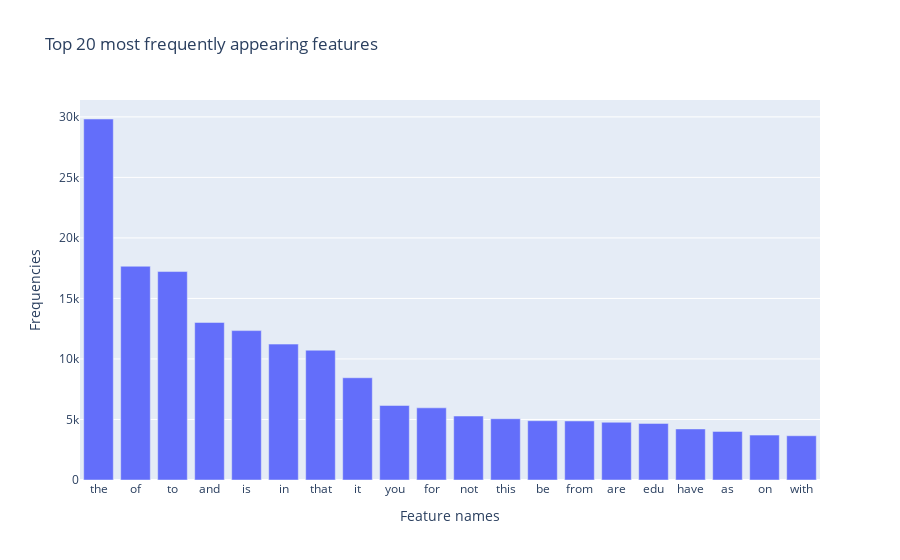

The notebook cell saved with this chart:
### Markdown cell above
### >>> **Exercise 14 (take home):** 
The chart above contains all the vocabulary, and it's computationally intensive to both compute and visualize. Can you efficiently reduce the number of terms you want to visualize as an exercise.

### Code cell
# Answer here
px_x = count_vect.get_feature_names_out()[index_list[0:20]]
px_y = term_frequencies[index_list[0:20]]

fig = px.bar(x=px_x, y=px_y, category_orders = px_x, 
             labels={'x':'Feature names', 'y':'Frequencies'}, title="Top 20 most frequently appearing features")
fig.show()

### Figure 1 — Plotly figure (JSON) as saved in the notebook; plotly's stock layout.template omitted (floating-point values rounded to 4 significant figures)
{"data": [{"alignmentgroup": "True", "hovertemplate": "Feature names=%{x}<br>Frequencies=%{y}<extra></extra>", "legendgroup": "", "marker": {"color": "#636efa", "pattern": {"shape": ""}}, "name": "", "offsetgroup": "", "orientation": "v", "showlegend": false, "textposition": "auto", "type": "bar", "x": ["the", "of", "to", "and", "is", "in", "that", "it", "you", "for", "not", "this", "be", "from", "are", "edu", "have", "as", "on", "with"], "xaxis": "x", "y": [29825, 17660, 17222, 13017, 12343, 11226, 10723, 8447, 6157, 5962, 5285, 5063, 4898, 4877, 4769, 4675, 4218, 4015, 3709, 3655], "yaxis": "y"}], "layout": {"barmode": "relative", "legend": {"tracegroupgap": 0}, "title": {"text": "Top 20 most frequently appearing features"}, "xaxis": {"anchor": "y", "domain": [0, 1], "title": {"text": "Feature names"}}, "yaxis": {"anchor": "x", "domain": [0, 1], "title": {"text": "Frequencies"}}}}
